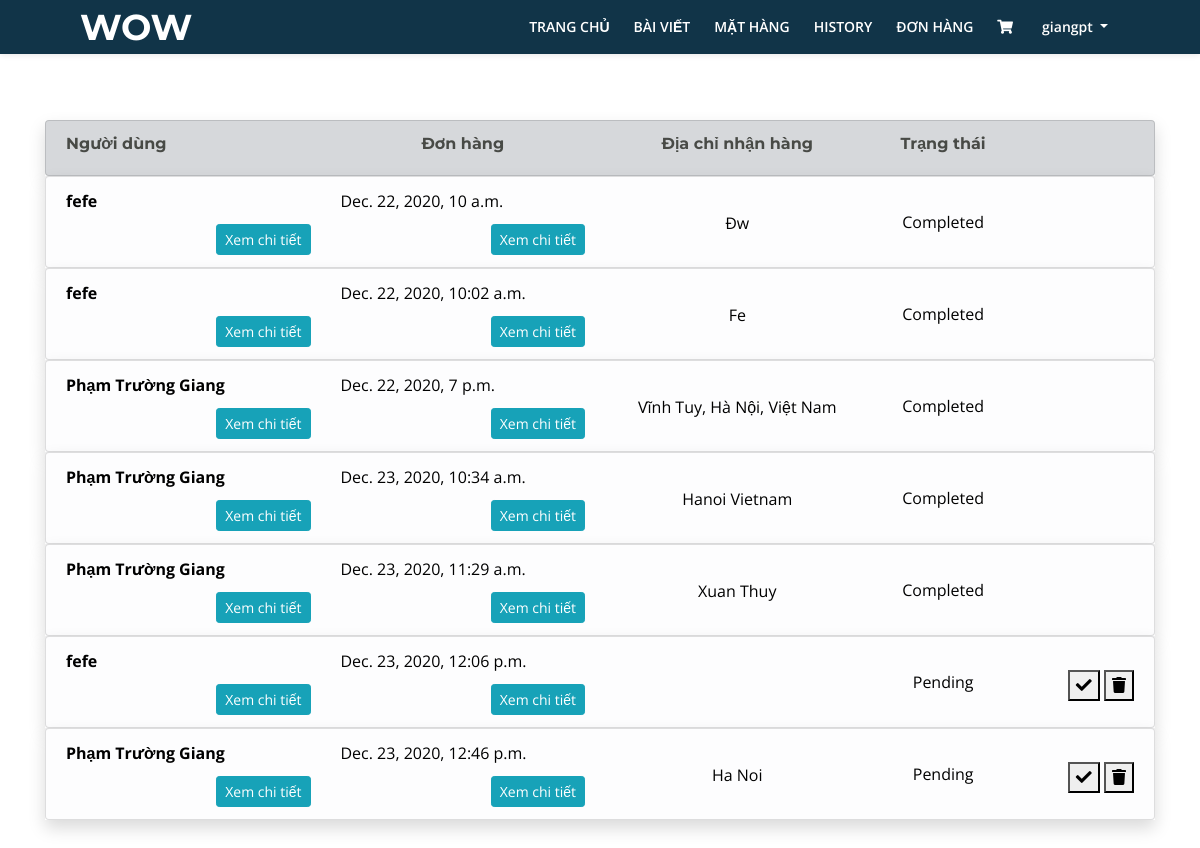
/manager/ (signed in), run on the app's committed database.
### Page/models.py (models this page shows, shortened)
class Order(models.Model):
    id_cart = models.ForeignKey(Cart, on_delete=models.CASCADE, null=True, blank=True)
    id_user = models.ForeignKey(User, on_delete=models.CASCADE, null=True, blank=True)
    status_choice = (
        ('pending', 'pending'),
        ('confirm', 'confirm'),
        ('paid', 'paid'),
        ('shipping', 'shipping'),
        ('completed', 'completed'),
    )
    status = models.CharField(max_length=10, choices=status_choice, null=True, blank=True)
    address = models.TextField(max_length=1000, null=True, blank=True)

class Customer(models.Model):
    user = models.OneToOneField(User, on_delete=models.CASCADE, null=True, blank=True)
    type_choice = (
        ('AD', 'Admin'),
        ('MN', 'Manager'),
        ('US', 'User'),
    )
    type = models.CharField(max_length=10, choices=type_choice, default='US')
    name = models.TextField(max_length=100, default='')
    phone = models.IntegerField(null=True, blank=True)

class Cart(models.Model):
    id_user = models.ForeignKey(User, on_delete=models.CASCADE, null=True, blank=True)
    total_price = models.IntegerField(null=True, blank=True)
    CreateAt = models.DateTimeField(auto_now=True)
    is_new = models.BooleanField(default=True)
    is_pending = models.BooleanField(default=True)

### Page/views.py (the view)
# urls.py: url(r'^manager/$', ManagerView.as_view(), name='page_Manager'),
class ManagerView(TemplateView, LoginRequiredMixin):
    login_url = '/'
    template_name = '../Templates/Manager_View.html'
    def get(self, request):
        if request.user.is_authenticated():
            order = Order.objects.all()
            cartItem = CartItem.objects.all()
            content = {
                'order': order,
                'cartItem': cartItem,
            }
            return render(request, self.template_name, content)
        else:
            return HttpResponseRedirect(reverse('Page:page_login'))

### Page/models.py (called while the page is built)
    def __str__(self):
        return self.title

### Templates/Manager_View.html (shortened to what this page needs)
<!DOCTYPE html>
<html lang="en">
<head>
</head>
<body>
    {% include 'NavigationBar/nav_User_or_Manager.html' %}
    <div class="container" style="margin-top:120px">
        <div class="row">
            <div class="col-lg-12 mx-auto">
                <ul class="list-group shadow">
                    <li class="list-group-item list-group list-group-item-secondary"
                    style="font-family: 'Open Sans Condensed';">
                        <div class = "row text-center">
                            <div class="col-3 text-left">
                                <h6>Người dùng</h6>
                            </div>
                            <div class="col-3">
                                <h6>Đơn hàng</h6>
                            </div>
                            <div class="col-3">
                                <h6>Địa chỉ nhận hàng</h6>
                            </div>
                            <div class="col text-center">
                                <h6>Trạng thái</h6>
                            </div>
                            <div class="col text-right">
                            </div>
                        </div>
                    </li>
                </ul>
            </div>
        </div>
        {% for od in order %}
        <div class="row">
            <div class="col-lg-12 mx-auto">
                <ul class="list-group shadow">
                    <li class="list-group-item list-group-item-action list-group-item-light">
                        <div class = "row text-center">
                            <div class="col-3">
                                <div class="text-left font-weight-bold" style="color: black;">
                                    {{od.id_user.customer.name}}
                                </div>
                                <div class="text-right" style="margin-top:10px">
                                    <button type="button" class="btn btn-sm btn-info" data-toggle="modal" data-target="#customer_of_order_{{od.id}}">
                                        Xem chi tiết
                                    </button>
                                </div>
                            </div>
                            <div class="col-3">
                                <div class="text-left" style="color: black;">
                                    {{od.id_cart.CreateAt}}
                                </div>
                                <div class="text-right" style="margin-top:10px">
                                    <button type="button" class="btn btn-sm btn-info" data-toggle="modal" data-target="#order_detail_{{od.id}}">
                                        Xem chi tiết
                                    </button>
                                </div>
                            </div>
                            <div class="col-3">
                                <div class="text-center"
                                style="color: black; text-transform: capitalize; margin-top: 9%;">
                                    {{od.address}}
                                </div>
                            </div>
                            <div class="col">
                                <div class="text-center" id="order_{{od.id}}_status"
                                style="color: black; text-transform: capitalize; margin-top: 20%;">
                                    {{ od.status }}
                                </div>
                            </div>
                            <div class="col text-right">
                                <div style="margin-top: 20%;">
                                {% if od.status == 'pending' %}
                                    <button ><i class="fas fa-check">
                                    </i></button>
                                    <button><i class="fas fa-trash">
                                    </i></button>
                                {% endif %}
                                </div>
                            </div>
                        </div>
                    </li>
                </ul>
            </div>
        </div>
        {% endfor %}
    </div>
</body>
</html>

### Templates/NavigationBar/nav_User_or_Manager.html (shortened to what this page needs)
<!DOCTYPE html>
<html lang="en">
<head>
    <link href="/static/css/bootstrap.css" rel="stylesheet">
    <link href="/static/css/fontawesome-all.css" rel="stylesheet">
    <link href="/static/css/swiper.css" rel="stylesheet">
    <link href="/static/css/magnific-popup.css" rel="stylesheet">
    <link href="/static/css/styles_base_UI_home.css" rel="stylesheet">
</head>
<body>
    <nav class="navbar navbar-expand-md navbar-dark navbar-custom fixed-top top-nav-collapse">
        <a class="navbar-brand logo-text page-scroll" href="{% url 'Page:page_Index_User' %}">WOW</a>
        <div class="collapse navbar-collapse" id="navbarsExampleDefault">
            <ul class="navbar-nav ml-auto">
                <li class="nav-item">
                    <a class="nav-link" href="{% url 'Page:page_Index_User' %}">TRANG CHỦ<span class="sr-only">(current)</span></a>
                </li>
                <li class="nav-item">
                    <a class="nav-link posts-page" href="{% url 'Page:page_blog_page' %}">BÀI VIẾT</a>
                </li>
                <li class="nav-item">
                    <a class="nav-link products-page" href="{% url 'Page:page_product_list' %}">MẶT HÀNG</a>
                </li>
                {% if user.customer.type == "US" %}
                    <li class="nav-item">
                        <a class="nav-link history" href="{% url 'Page:page_ViewHistory' user.id %}">HISTORY</a>
                    </li>
                    <li class="nav-item">
                        <a class="nav-link bill_status" href="{% url 'Page:page_ViewProductUserBuy' user.id %}">ĐƠN HÀNG</a>
                    </li>
                    <li class="nav-item">
                        <a href="{% url 'Page:page_BaseViewCart' user.id %}" class="icon-shopping-cart nav-link">
                            <i class="fa">&#xf07a;</i>
                        </a>
                    </li>
                {% endif %}
                <li class="nav-item dropdown">
                    <a class="nav-link dropdown-toggle page-scroll" id="navbarDropdown" role="button" aria-haspopup="true" aria-expanded="false">{{user.username}} </a>
                </li>
            </ul>
        </div>
    </nav>
</body>
</html>

### static/css/styles_base_UI_home.css (style rules this page uses)
body, html { width: 100%; height: 100%; }
body, p { color: #787976; font: 400 1rem/1.5625rem "Open Sans", sans-serif; }
h6 { color: #484a46; font: 700 1rem/1.375rem "Montserrat", sans-serif; }
a { color: #787976; text-decoration: underline; }
.navbar-custom { padding-top: 0.375rem; padding-bottom: 0.375rem; background-color: #113448; box-shadow: 0 0.0625rem 0.375rem 0 rgba(0, 0, 0, 0.1); font: 600 0.875rem/0.875rem "Open Sans", sans-serif; transition: all 0.2s; }
.navbar-custom .navbar-brand { font-size: 0; }
.navbar-custom .navbar-brand.logo-text { margin-top: 0.25rem; margin-bottom: 0.25rem; font: 700 2.25rem/1.5rem "Montserrat", sans-serif; color: #fff; text-decoration: none; }
.navbar-custom .navbar-nav { margin-top: 0.75rem; margin-bottom: 0.5rem; }
.navbar-custom .nav-item .nav-link { padding: 0.625rem 0.75rem 0.625rem 0.75rem; color: #fff; text-decoration: none; transition: all 0.2s ease; }
@media (min-width: 768px) { .navbar-custom { padding: 2.125rem 1.5rem 2.125rem 2rem; box-shadow: none; background: transparent; } }
@media (min-width: 768px) { .navbar-custom .navbar-brand.logo-text { color: #fff; } }
@media (min-width: 768px) { .navbar-custom .navbar-nav { margin-top: 0; margin-bottom: 0; } }
@media (min-width: 768px) { .navbar-custom .nav-item .nav-link { padding: 0.25rem 0.75rem 0.25rem 0.75rem; } }
@media (min-width: 768px) { .navbar-custom.top-nav-collapse { padding: 0.375rem 1.5rem 0.375rem 2rem; box-shadow: 0 0.0625rem 0.375rem 0 rgba(0, 0, 0, 0.1); background-color: #113448; } }
@media (min-width: 768px) { .navbar-custom.top-nav-collapse .navbar-brand.logo-text { color: #fff; } }
@media (min-width: 768px) { .navbar-custom.top-nav-collapse .nav-item .nav-link { color: #fff; } }
@media (min-width: 1200px) { .navbar-custom { padding-right: 5rem; padding-left: 5rem; } }
@media (min-width: 1200px) { .navbar-custom.top-nav-collapse { padding-right: 5rem; padding-left: 5rem; } }

### data on the page
Order: id_user.customer.name "fefe", id_cart.CreateAt "Dec. 22, 2020, 10 a.m.", address "Đw", status "Completed"
Order: id_user.customer.name "fefe", id_cart.CreateAt "Dec. 22, 2020, 10:02 a.m.", address "Fe", status "Completed"
Order: id_user.customer.name "Phạm Trường Giang", id_cart.CreateAt "Dec. 22, 2020, 7 p.m.", address "Vĩnh Tuy, Hà Nội, Việt Nam", status "Completed"
Order: id_user.customer.name "Phạm Trường Giang", id_cart.CreateAt "Dec. 23, 2020, 10:34 a.m.", address "Hanoi Vietnam", status "Completed"
Order: id_user.customer.name "Phạm Trường Giang", id_cart.CreateAt "Dec. 23, 2020, 11:29 a.m.", address "Xuan Thuy", status "Completed"
Order: id_user.customer.name "fefe", id_cart.CreateAt "Dec. 23, 2020, 12:06 p.m.", status "Pending"
Order: id_user.customer.name "Phạm Trường Giang", id_cart.CreateAt "Dec. 23, 2020, 12:46 p.m.", address "Ha Noi", status "Pending"

### other printed values
{{ user.username }} "giangpt"
